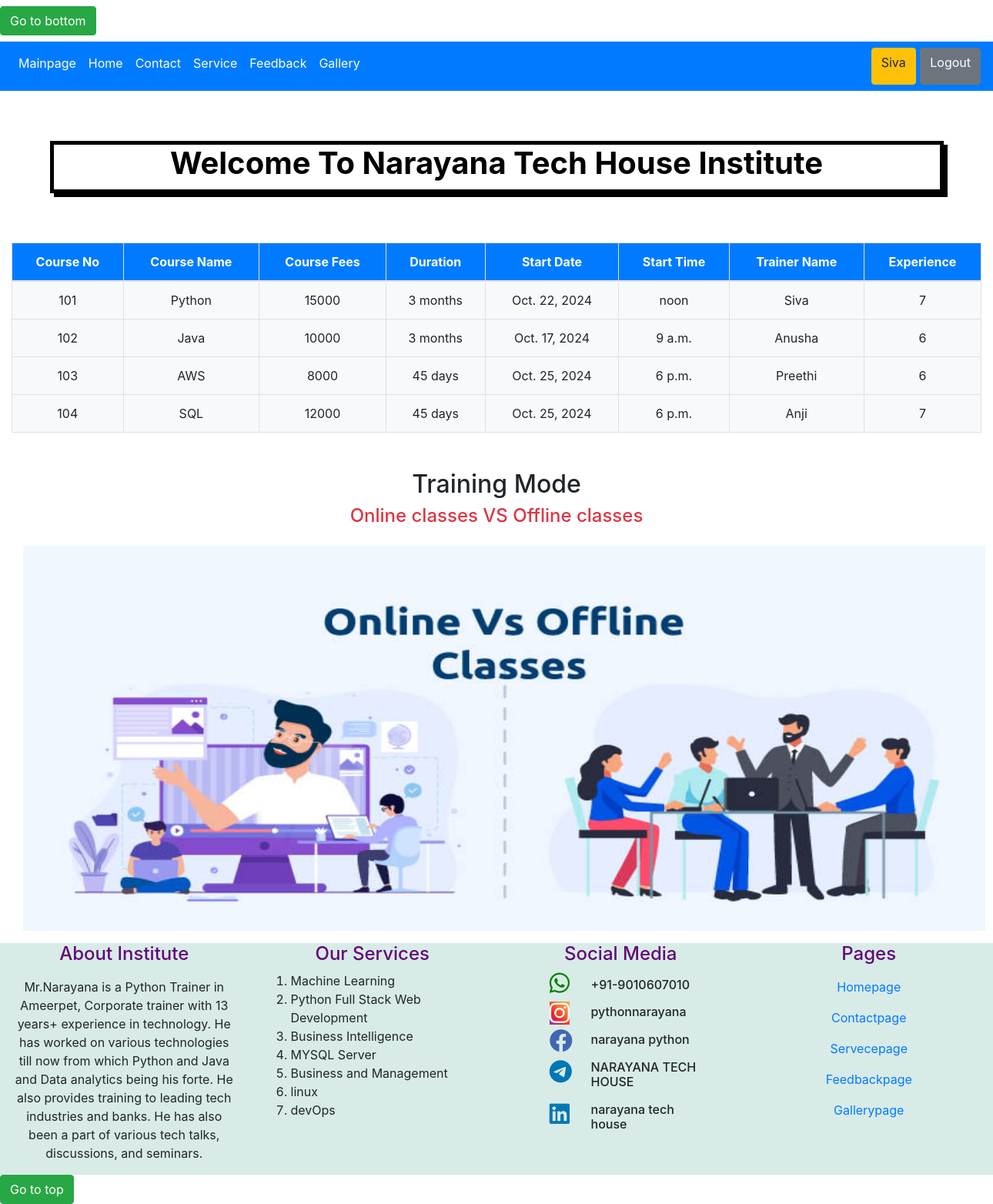
The page /servicepage (signed in) on the database its author committed.
### institute1app/models.py (models this page shows)
class Coursedetails(models.Model):
    course_no = models.IntegerField()
    course_name = models.CharField(max_length=50)
    course_fee=models.BigIntegerField()
    duration=models.CharField(max_length=50)
    start_date=models.DateField()
    start_time=models.TimeField()
    trainer_name=models.CharField(max_length=50)
    experience=models.CharField(max_length=50)

### institute1app/views.py (the view)
# urls.py: path('servicepage',views.servicepage,name='servicepage'),
@login_required(login_url='login')
def servicepage(request):
    courses = Coursedetails.objects.all()
    return render(request,'servicepage.html', {'ab':courses})

### templates/servicepage.html (shortened to what this page needs)
{% extends 'base.html' %}
{% load static %}
{% block nth %}
<div class="container-fluid">
  <table class='table table-bordered table-hover bg-light'>
    <thead class='text-center text-capitalize bg-primary text-white'>
      <tr>
        <th>Course no</th>
        <th>Course name</th>
        <th>Course fees</th>
        <th>Duration</th>
        <th>Start Date</th>
        <th>Start Time</th>
        <th>Trainer name</th>
        <th>Experience</th>
      </tr>
    </thead>
    <tbody class='text-center'>
      {% for i in ab %}
      <tr>
        <td>{{ i.course_no }}</td>
        <td>{{ i.course_name }}</td>
        <td>{{i.course_fee }}</td>
        <td>{{ i.duration }}</td>
        <td>{{ i.start_date }}</td>
        <td>{{ i.start_time }}</td>
        <td>{{ i.trainer_name }}</td>
        <td>{{ i.experience }}</td>
      </tr>
      {% endfor %}
    </tbody>
  </table>
  <div class="container-fluid mt-2 text-center">
    <h2 class='mt-5'>Training Mode</h2>
    <h4 class='text-danger mt-2'>Online classes VS Offline classes</h4>
    <img src="{% static 'images/online.jpg'%}" height='500px'width='1250px'alt="img-1" class='mt-3'>
  </div>
</div>
{% endblock %}

### templates/base.html (shortened to what this page needs)
<!DOCTYPE html>
<html lang="en" dir="ltr">
  <head>
    {% include 'cdnlines.html' %}
  </head>
  <body>
<div class="text-left mt-2">
    <a href="#bottom" class="btn btn-success mb-2">Go to bottom</a>
</div>
    <nav class='navbar navbar-expand-md bg-primary smoothScroll'role="navigation">
      <ul class='navbar-nav'>
        <li class='nav-item'>
          <a class='nav-link text-capitalize text-white'href="{% url 'mainpage' %}">Mainpage</a>
        </li>
        <li class='nav-item'>
          <a class='nav-link text-capitalize text-white'href="{% url 'homepage' %}">Home</a>
        </li>
        <li class='nav-item'>
          <a class='nav-link text-capitalize text-white'href="{% url 'contactpage' %}">Contact</a>
        </li>
        <li class='nav-item'>
          <a class='nav-link text-capitalize text-white'href="{% url 'servicepage' %}">Service</a>
        </li>
        <li class='nav-item'>
          <a class='nav-link text-capitalize text-white'href="{% url 'feedbackpage' %}">Feedback</a>
        </li>
        <li class='nav-item'>
          <a class='nav-link text-capitalize text-white'href="{% url 'gallerypage' %}">Gallery</a>
        </li>
        <span class="btn btn-warning" >{{ request.user.username |capfirst }}</span>&nbsp; &nbsp;
        <a class="btn btn-secondary" href="{% url 'logout'%}" class="text-primary">Logout</a>
      </ul>
    </nav>
    <h1 class='text-capitalize text-center'>welcome to Narayana Tech House Institute</h1>
   {% block nth %}
   {% endblock %}
    <footer class='footer b'>
     <div class="container-fluid">
       <div class="row">
         <div class="col-md-3 text-center">
           <h4 class='text-capitalize a'>about institute</h4>
           <p class='font-weight-normal mt-3'>Mr.Narayana is a Python Trainer in Ameerpet, Corporate trainer with 13 years+ experience in technology.
             He has worked on various technologies till now from which Python and Java and Data analytics being his forte.
             He also provides training to leading tech industries and banks.
             He has also been a part of various tech talks, discussions, and seminars.</p>
         </div>
         <div class="col-md-3 ">
           <h4 class='text-capitalize a text-center'>our services</h4>
           <ol class='text-left'>
             <li>Machine Learning</li>
             <li>Python Full Stack Web Development</li>
             <li>Business Intelligence</li>
             <li>MYSQL Server</li>
             <li>Business and Management</li>
             <li>linux</li>
             <li>devOps</li>
           </ol>
         </div>
         <div class="col-md-3 text-center">
           <h4 class='text-capitalize a'>social media</h4>
           <ul class='text-center navbar-nav'>
             <li>
               <div class="row text-center">
                 <div class="offset-md-2 col-md-2 text-center">
                   <i class="fab fa-whatsapp" style="font-size:30px;color:green;"></i>
                 </div>
                 <div class="col-md-8 text-left mt-2 pr-5">
                   <h6>+91-9010607010</h6>
                 </div>
               </div>
             </li>
             <li>
               <div class="row text-center">
                 <div class="offset-md-2 col-md-2 text-center">
                   <i class="fab fa-instagram mt-1" style="font-size:30px;color:white;background: linear-gradient(45deg, #833AB4, #FD1D1D, #F77737, #FCAF45);"></i>
                 </div>
                 <div class="col-md-8 text-left mt-2 pr-5">
                   <h6>pythonnarayana</h6>
                 </div>
               </div>
             </li>
             <li>
               <div class="row text-center">
                 <div class="offset-md-2 col-md-2 text-center">
                   <i class="fab fa-facebook mt-1" style="font-size:30px;color:#4267B2;"></i>
                 </div>
                 <div class="col-md-8 text-left mt-2 pr-5">
                   <h6>narayana python</h6>
                 </div>
               </div>
             </li>
             <li>
               <div class="row text-center">
                 <div class="offset-md-2 col-md-2 text-center">
                   <i class="fab fa-telegram mt-2" style="font-size:30px;color:#0077B5;"></i>
                 </div>
                 <div class="col-md-8 text-left mt-2 pr-5">
                   <h6>NARAYANA TECH HOUSE</h6>
                 </div>
               </div>
             </li>
             <li>
               <div class="row text-center">
                 <div class="offset-md-2 col-md-2 text-center">
                   <i class="fab fa-linkedin mt-2" style="font-size:30px;color:#0077B5;"></i>
                 </div>
                 <div class="col-md-8 text-left mt-2 pr-5">
                   <h6>narayana tech house</h6>
                 </div>
               </div>
             </li>
           </ul>
         </div>
         <div class="col-md-3 text-center">
           <h4 class='text-capitalize a'>pages</h4>
           <ul class='navbar-nav'>
             <li class='nav-item'>
               <a class='nav-link text-capitalize'href="{% url 'homepage' %}">homepage</a>
             </li>
             <li class='nav-item'>
               <a class='nav-link text-capitalize'href="{% url 'contactpage' %}">contactpage</a>
             </li>
             <li class='nav-item'>
               <a class='nav-link text-capitalize'href="{% url 'servicepage' %}">servecepage</a>
             </li>
             <li class='nav-item'>
               <a class='nav-link text-capitalize'href="{% url 'feedbackpage' %}">feedbackpage</a>
             </li>
             <li class='nav-item'>
               <a class='nav-link text-capitalize'href="{% url 'gallerypage' %}">gallerypage</a>
             </li>
           </ul>
         </div>
       </div>
     </div>
    </footer>
    <a href="#top" class="btn btn-success">Go to top</a>
  </body>
</html>

### templates/cdnlines.html (shortened to what this page needs)
<link rel="stylesheet" href="https://cdn.jsdelivr.net/npm/bootstrap@4.6.2/dist/css/bootstrap.min.css">
<link href="https://cdnjs.cloudflare.com/ajax/libs/font-awesome/6.0.0-beta3/css/all.min.css" rel="stylesheet">

### templates/base.html (style rules this page uses)
.b { background: #d8ebe7; }
h1 { border: 5px solid; padding-bottom:10px; margin: 10px 200px 10px 200px; box-shadow: 5px 5px; margin: 5%; font-weight: bold; color: #000000; }
.a { color:#630778; }

### rows shown on the page
Coursedetails: course_no "101", course_name "Python", course_fee "15000", duration "3 months", start_date "Oct. 22, 2024", start_time "noon", trainer_name "Siva", experience "7"
Coursedetails: course_no "102", course_name "Java", course_fee "10000", duration "3 months", start_date "Oct. 17, 2024", start_time "9 a.m.", trainer_name "Anusha", experience "6"
Coursedetails: course_no "103", course_name "AWS", course_fee "8000", duration "45 days", start_date "Oct. 25, 2024", start_time "6 p.m.", trainer_name "Preethi", experience "6"
Coursedetails: course_no "104", course_name "SQL", course_fee "12000", duration "45 days", start_date "Oct. 25, 2024", start_time "6 p.m.", trainer_name "Anji", experience "7"

### other values the page prints
{{ request.user.username |capfirst }} "Siva"
